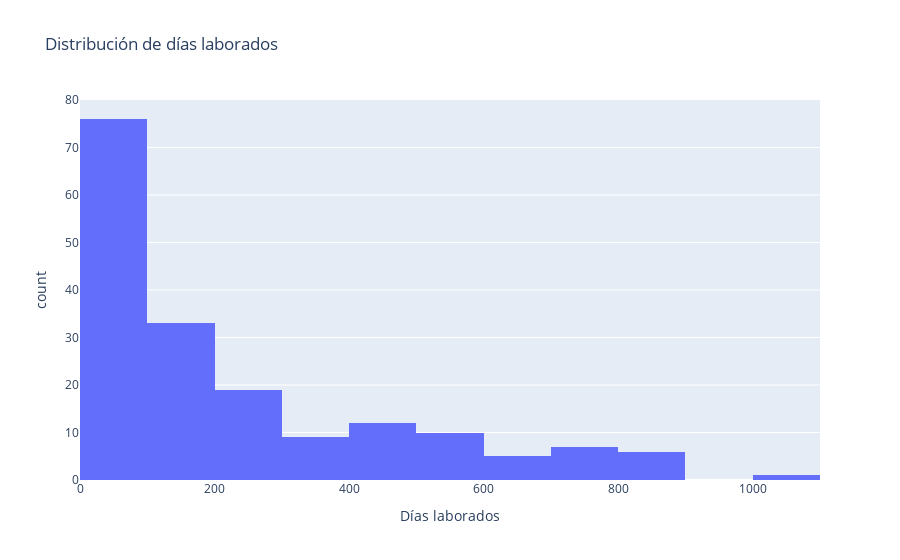

The code cell stored with this chart in its notebook:
### Code cell
fig = px.histogram(source, x='Días laborados', title='Distribución de días laborados')
fig.show()

### Figure 1 — Plotly figure (JSON) as saved in the notebook; plotly's stock layout.template omitted (floating-point values rounded to 4 significant figures; data arrays with more than 128 entries replaced by an {"elided": "..."} marker saying what was removed)
{"data": [{"alignmentgroup": "True", "bingroup": "x", "hovertemplate": "Días laborados=%{x}<br>count=%{y}<extra></extra>", "legendgroup": "", "marker": {"color": "#636efa", "pattern": {"shape": ""}}, "name": "", "offsetgroup": "", "orientation": "v", "showlegend": false, "type": "histogram", "x": {"elided": "178 int values"}, "xaxis": "x", "yaxis": "y"}], "layout": {"barmode": "relative", "legend": {"tracegroupgap": 0}, "title": {"text": "Distribución de días laborados"}, "xaxis": {"anchor": "y", "domain": [0, 1], "title": {"text": "Días laborados"}}, "yaxis": {"anchor": "x", "domain": [0, 1], "title": {"text": "count"}}}}
